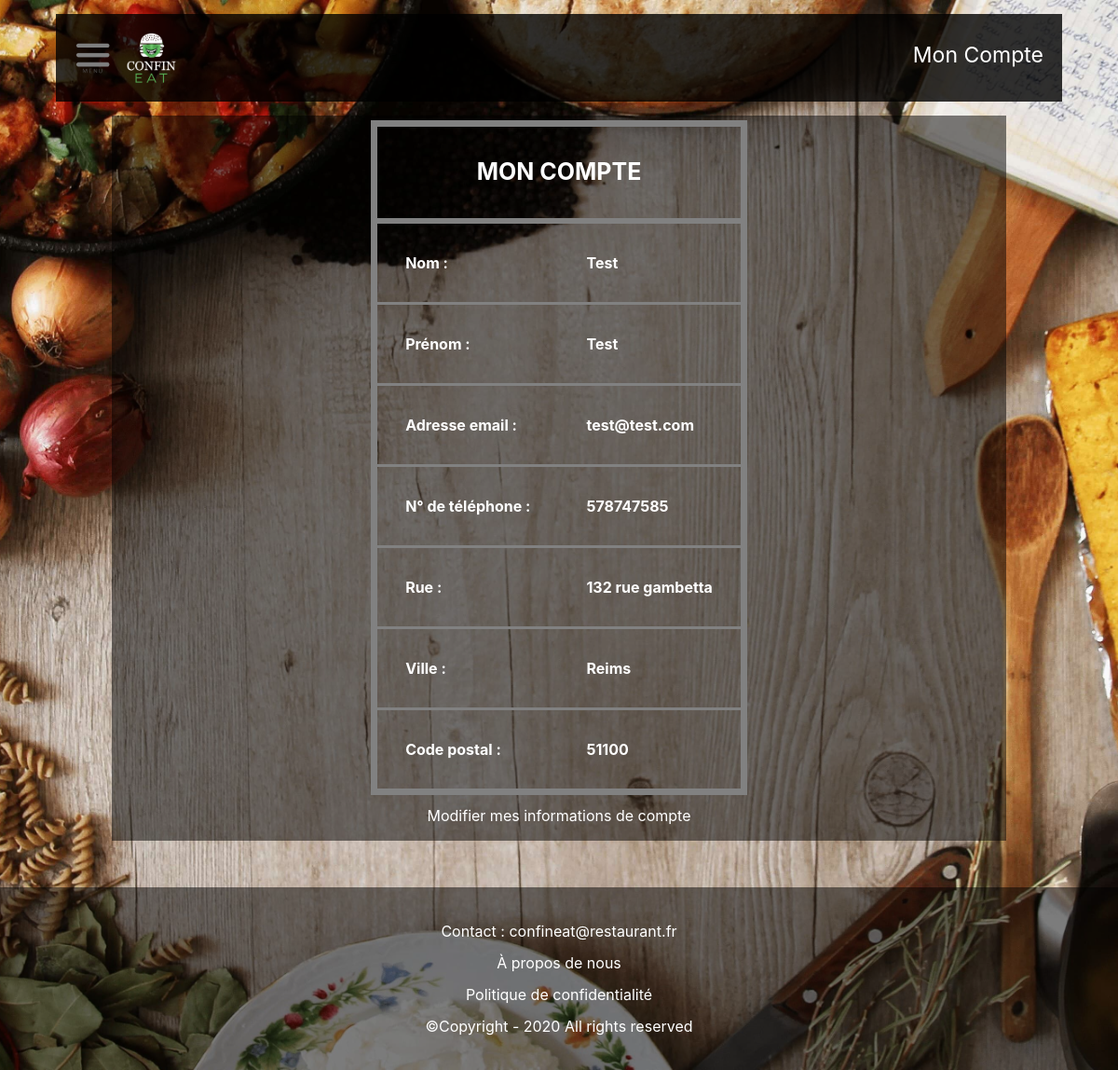
Page /index.php?action=compte (signed in) on the committed database.
### tables this page shows
CREATE TABLE `address` (
  `idAddress` int(11) NOT NULL COMMENT 'Identifiant Adresse',
  `idUser` int(11) NOT NULL DEFAULT 1 COMMENT 'Identifiant Utilisateur',
  `street` varchar(40) DEFAULT NULL COMMENT 'Rue',
  `addr_compl` varchar(40) DEFAULT NULL COMMENT 'Complément Adresse Utilisateur',
  `pos_code` char(5) DEFAULT NULL COMMENT 'Code Postal',
  `city` varchar(100) DEFAULT NULL COMMENT 'Ville',
  `latitude` float DEFAULT NULL COMMENT 'latitude',
  `longitude` float DEFAULT NULL COMMENT 'longitude'
);

CREATE TABLE `user` (
  `idUser` int(11) NOT NULL COMMENT 'Identifiant Utilisateur',
  `firstname` varchar(30) DEFAULT NULL COMMENT 'Prenom',
  `lastname` varchar(30) DEFAULT NULL COMMENT 'Nom',
  `email` varchar(30) DEFAULT NULL COMMENT 'Email',
  `phone` char(10) DEFAULT NULL COMMENT 'Téléphone',
  `password` varchar(255) DEFAULT NULL COMMENT 'Mot de passe',
  `card` varchar(255) DEFAULT NULL COMMENT 'Numéro de carte bancaire',
  `userLevel` int(11) DEFAULT NULL COMMENT 'Niveau'
);

### front_controller.php (called while the page is built, shortened)
<?php
require_once "model/AuthenticationHandler.php";
class FrontController{
    public static function getAccountPage(){
        $ah = new AuthenticationHandler;
        $user = $ah->getUserInfo($_SESSION["id"]);
        require_once("view/pages/compte.php");
    }
}

### model/MyPDO.template.php (called while the page is built, shortened)
<?php declare(strict_types=1);
final class MyPDO
{
    private static $PDOInstance = null;
    private static $DSN = null;
    private static $username = null;
    private static $password = null;
    private static $driverOptions = [
        PDO::ATTR_ERRMODE => PDO::ERRMODE_EXCEPTION,
        PDO::ATTR_DEFAULT_FETCH_MODE => PDO::FETCH_ASSOC,
    ];
    public static function getInstance(): PDO
    {
        if (is_null(self::$PDOInstance)) {
            if (self::hasConfiguration()) {
                self::$PDOInstance = new PDO(self::$DSN, self::$username, self::$password, self::$driverOptions);
            } else {
                throw new Exception(__CLASS__.': Configuration not set');
            }
        }
        return self::$PDOInstance;
    }
    public static function setConfiguration(
        string $dsn,
        string $username = '',
        string $password = '',
        array $driver_options = []
    ): void {
        self::$DSN = $dsn;
        self::$username = $username;
        self::$password = $password;
        self::$driverOptions = $driver_options + self::$driverOptions;
    }
    private static function hasConfiguration(): bool
    {
        return self::$DSN !== null;
    }
}

### model/AuthenticationHandler.php (called while the page is built, shortened)
<?php declare(strict_types=1);
class AuthenticationHandler extends BaseHandler{
    public function getUserInfo(int $id) : array
    {
        $stmt = MyPDO::getInstance()->prepare(<<<SQL
        SELECT lastname, firstname, email, phone, street, pos_code, city, card
        FROM user u INNER JOIN address a ON (u.idUser = a.idUser)
        WHERE u.idUser = :id;
SQL
);
        $stmt->execute([':id' => $id]);
        if ($stmt->rowCount() == 1)
        {
            return $stmt->fetch(PDO::FETCH_ASSOC);
        }
        else{ throw new Exception("Aucun User"); }
    }
}

### view/pages/compte.php (the view, shortened to what this page needs)
<?php declare(strict_types=1);
$p = new WebPage("Mon Compte");
$body = <<<HTML
<main class="main">
    <div class="box5">
		<div class="d-flex justify-content-center">
			<table>
				<thead>
    				<tr>
      					<th id="barre" colspan="2">Mon compte</th>
    				</tr>
    			</thead>
    			<tbody>
  					<tr>
    					<th scope="row">Nom : </th>
						<th class="cap" scope="col">{$user["lastname"]}</th>
    				</tr>
    				<tr>
    					<th scope="row">Prénom : </th>
						<th class="cap" scope="col">{$user["firstname"]}</th>
    				</tr>
        			<tr>
        	    		<th scope="row">Adresse email :
						<th scope="col">{$user["email"]}</th>
    				</tr>
       				<tr>
        	    		<th scope="row">N° de téléphone :
						<th scope="col">  {$user["phone"]}</th>
    				</tr>
    			 	<tr>
        	    		<th scope="row">Rue :
						<th scope="col">{$user["street"]}</th>
    				</tr>
       				<tr>
        	    		<th scope="row">Ville :
						<th scope="col">{$user["city"]}</th>
    				</tr>
    		  		<tr>
        	    		<th scope="row"> Code postal :
						<th scope="col">{$user["pos_code"]}</th>
    				</tr>
				</tbody>
        	</table>
    	</div>
		<div id="change-account-infos"><a id="link-change-account-infos" href="index.php?action=updateAccount">Modifier mes informations de compte</a></div>
    </div>
</main>
HTML;
$p->appendContent($body);
$p->appendJsUrl("view/js/overlay.js");
$p->appendCssUrl("view/css/accueil.css");
$p->appendCssUrl("view/css/connexion.css");
$p->appendCssUrl("view/css/compte.css");
$p->appendCssUrl("view/css/overlay.css");
echo $p->toHTML();

### view/css/accueil.css (style rules this page uses)
body { margin: 0px; padding: 0px; background: url("../img/fond_ecran.png") no-repeat center fixed; background-size: cover; -webkit-background-size: cover; color: white; display: flex; flex-direction: column; min-height: 100vh; }
html { position: relative; min-height: 100%; }
div[class^="box"] { display: flex; padding: 5px; }
.main { margin-left: 10%; margin-right: 10%; display: flex; flex-flow: row wrap; }

### view/css/connexion.css (style rules this page uses)
.box5 { flex-direction: column; justify-content: center; flex-grow: 1; background-color: rgba(0,0,0,.5); }

### view/css/compte.css (style rules this page uses)
table { border-width: 7px; border-style: solid; border-color: #818181; }
#barre { border-bottom: 6px solid #818181; text-align: center; font-size: 25px; text-transform: uppercase; }
.cap { text-transform: capitalize; }
th { padding: 30px; border-bottom: 3px solid #818181; }
#change-account-infos { text-align: center; padding: 10px; }
#change-account-infos a { color: #ffffff; }

### rows in the picture
address: idUser.lastname "Test", idUser.firstname "Test", idUser.email "test@test.com", idUser.phone "578747585", street "132 rue gambetta", city "Reims", pos_code "51100"

### other values in the picture
$this->title "Mon Compte"
